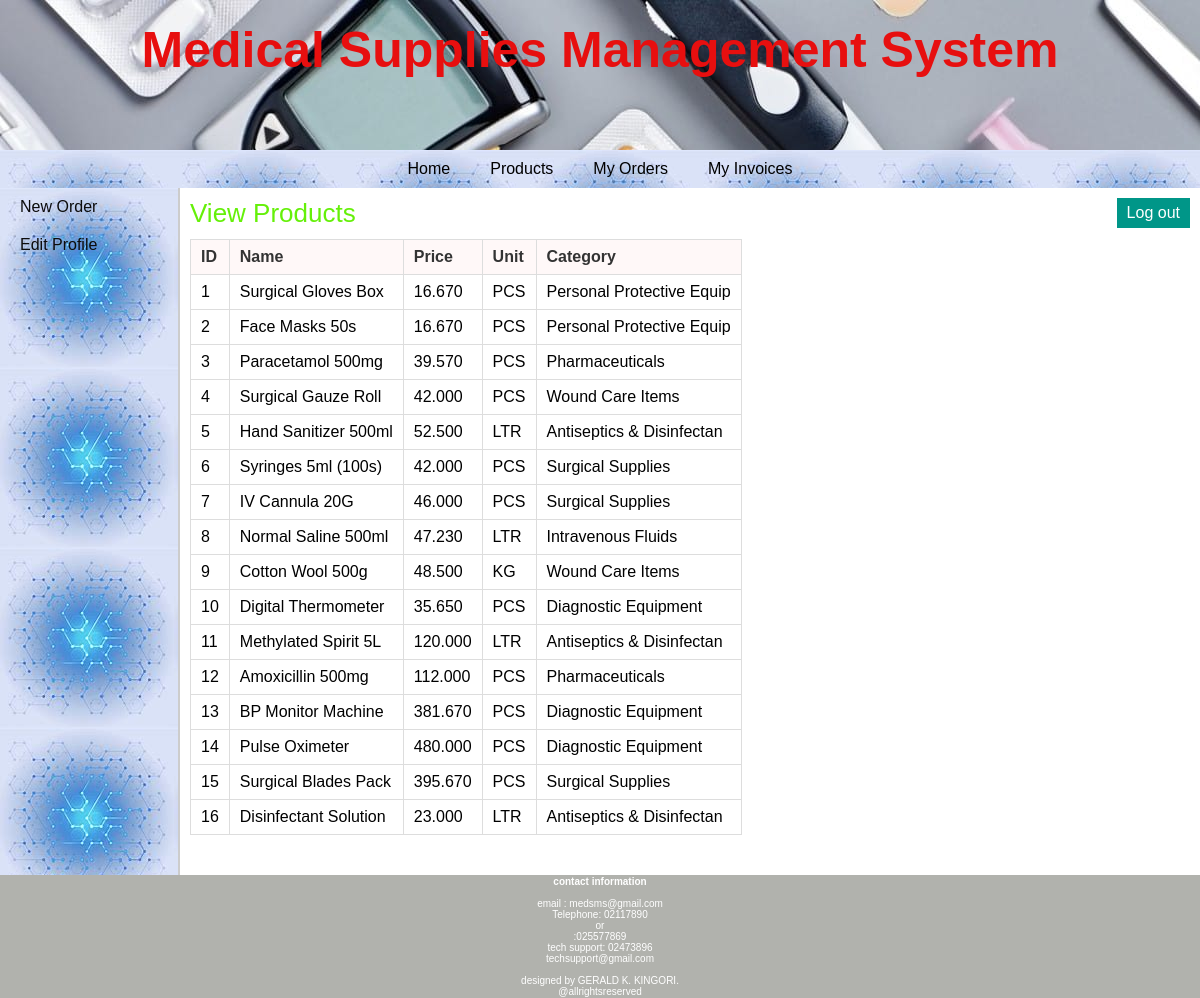
The app's page /retailer/view_products.php (signed in) with its own data.
### tables this page shows
CREATE TABLE `products` (
  `pro_id` int(11) NOT NULL,
  `pro_name` varchar(25) NOT NULL,
  `pro_desc` text,
  `pro_price` decimal(10,3) NOT NULL,
  `unit` int(11) NOT NULL,
  `pro_cat` int(11) NOT NULL,
  `quantity` int(6) DEFAULT NULL
);

CREATE TABLE `unit` (
  `id` int(11) NOT NULL,
  `unit_name` varchar(20) NOT NULL,
  `unit_details` text
);

CREATE TABLE `categories` (
  `cat_id` int(11) NOT NULL,
  `cat_name` varchar(25) NOT NULL,
  `cat_details` text
);

### retailer/view_products.php (the view, shortened to what this page needs)
<?php
	include("../includes/config.php");
	if(isset($_SESSION['retailer_login'])) {
			$query_selectProducts = "SELECT * FROM products,categories,unit WHERE products.pro_cat=categories.cat_id AND products.unit=unit.id ORDER BY pro_id";
			$result_selectProducts = mysqli_query($con,$query_selectProducts);
		}
		else {
			header('Location:../index.php');
		}
?>
<!DOCTYPE html>
<html>
<head>
	<link rel="stylesheet" href="../includes/main_style.css" >
</head>
<body>
	<?php
		include("../includes/header.inc.php");
		include("../includes/nav_retailer.inc.php");
		include("../includes/aside_retailer.inc.php");
	?>
	<section>
		<h1>View Products</h1>
		<form action="" method="POST" class="form">
		<table class="table_displayData">
			<tr>
				<th> ID </th>
				<th> Name </th>
				<th> Price </th>
				<th> Unit </th>
				<th> Category </th>
			</tr>
			<?php $i=1; while($row_selectProducts = mysqli_fetch_array($result_selectProducts)) { ?>
			<tr>
				<td> <?php echo $row_selectProducts['pro_id']; ?> </td>
				<td> <?php echo $row_selectProducts['pro_name']; ?> </td>
				<td> <?php echo $row_selectProducts['pro_price']; ?> </td>
				<td> <?php echo $row_selectProducts['unit_name']; ?> </td>
				<td> <?php echo $row_selectProducts['cat_name']; ?> </td>
			</tr>
			<?php $i++; } ?>
		</table>
		</form>
	</section>
	<?php
		include("../includes/footer.inc.php");
	?>
</body>
</html>

### includes/main_style.css (style rules this page uses)
* { font-family: arial,sans-serif; margin:0px; padding:0px; }
body { width:auto; margin:auto; border:none; }
section { width:1000px; padding:10px; padding-bottom:40px; }
section h1 { margin-bottom:10px; font-weight:normal; color:rgb(101, 240, 9); font-size: 26px; }
table { border-collapse: collapse; }
.table_displayData td, .table_displayData th { border:1px solid #ddd; padding: 8px 10px; text-align: left; }
.table_displayData th { background-color:rgba(255, 248, 248, 0.897); color:#333; }

### records on screen
products: pro_id "1", pro_name "Surgical Gloves Box", pro_price "16.670", unit.unit_name "PCS", pro_cat.cat_name "Personal Protective Equip"
products: pro_id "2", pro_name "Face Masks 50s", pro_price "16.670", unit.unit_name "PCS", pro_cat.cat_name "Personal Protective Equip"
products: pro_id "3", pro_name "Paracetamol 500mg", pro_price "39.570", unit.unit_name "PCS", pro_cat.cat_name "Pharmaceuticals"
products: pro_id "4", pro_name "Surgical Gauze Roll", pro_price "42.000", unit.unit_name "PCS", pro_cat.cat_name "Wound Care Items"
products: pro_id "5", pro_name "Hand Sanitizer 500ml", pro_price "52.500", unit.unit_name "LTR", pro_cat.cat_name "Antiseptics & Disinfectan"
products: pro_id "6", pro_name "Syringes 5ml (100s)", pro_price "42.000", unit.unit_name "PCS", pro_cat.cat_name "Surgical Supplies"
products: pro_id "7", pro_name "IV Cannula 20G", pro_price "46.000", unit.unit_name "PCS", pro_cat.cat_name "Surgical Supplies"
products: pro_id "8", pro_name "Normal Saline 500ml", pro_price "47.230", unit.unit_name "LTR", pro_cat.cat_name "Intravenous Fluids"
products: pro_id "9", pro_name "Cotton Wool 500g", pro_price "48.500", unit.unit_name "KG", pro_cat.cat_name "Wound Care Items"
products: pro_id "10", pro_name "Digital Thermometer", pro_price "35.650", unit.unit_name "PCS", pro_cat.cat_name "Diagnostic Equipment"
products: pro_id "11", pro_name "Methylated Spirit 5L", pro_price "120.000", unit.unit_name "LTR", pro_cat.cat_name "Antiseptics & Disinfectan"
products: pro_id "12", pro_name "Amoxicillin 500mg", pro_price "112.000", unit.unit_name "PCS", pro_cat.cat_name "Pharmaceuticals"
products: pro_id "13", pro_name "BP Monitor Machine", pro_price "381.670", unit.unit_name "PCS", pro_cat.cat_name "Diagnostic Equipment"
products: pro_id "14", pro_name "Pulse Oximeter", pro_price "480.000", unit.unit_name "PCS", pro_cat.cat_name "Diagnostic Equipment"
products: pro_id "15", pro_name "Surgical Blades Pack", pro_price "395.670", unit.unit_name "PCS", pro_cat.cat_name "Surgical Supplies"
products: pro_id "16", pro_name "Disinfectant Solution", pro_price "23.000", unit.unit_name "LTR", pro_cat.cat_name "Antiseptics & Disinfectan"
